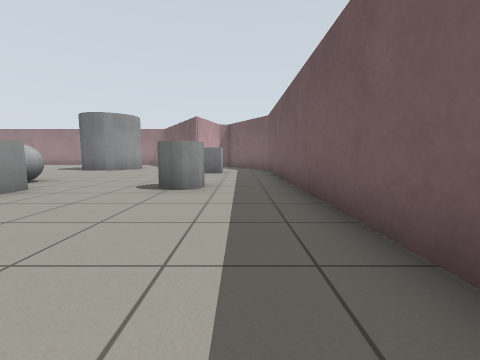
view 1 (above)

24 first-person views from a walk through a world built for the Gazebo simulator. The camera is 0.72 m above the floor, tilts 6° down and sees 90° across. The floor is counted in squares, 1 m on a side. Each view is taken from the middle of a square. On the plan, view 1 faces up. The plan holds only what a view shows up to about 9 squares ahead; the rest is blank. The place goes on beyond the plan.

view 2
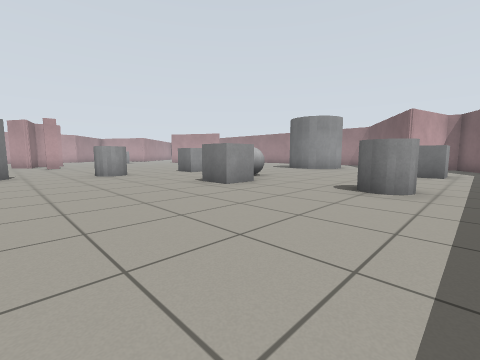

view 3
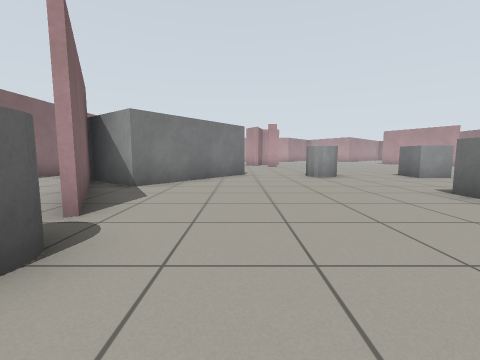

view 4
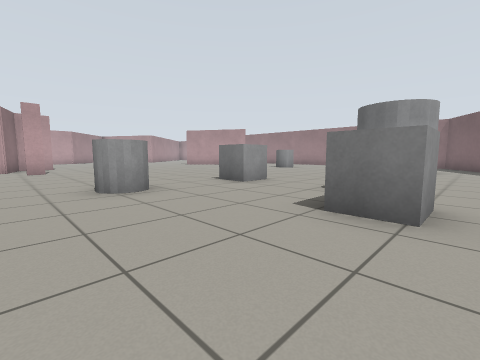

view 5
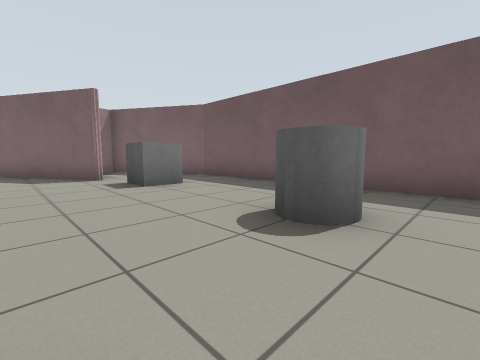

view 6
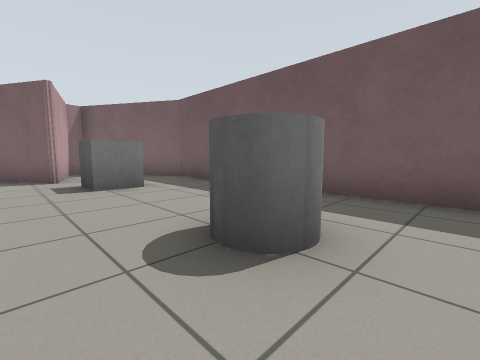

view 7
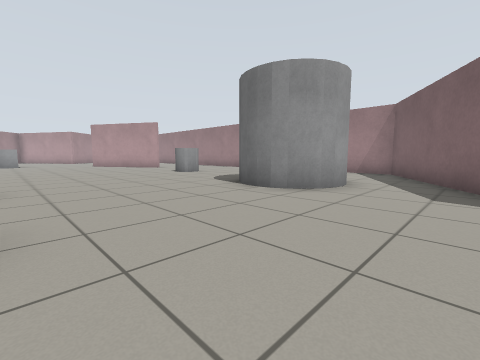

view 8
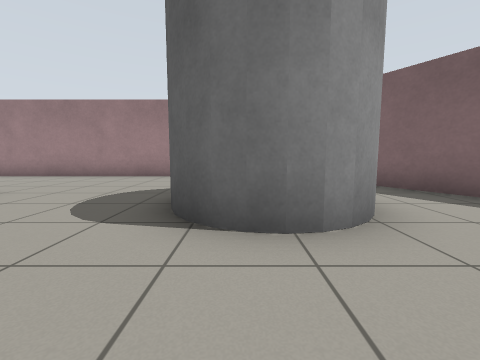

view 9
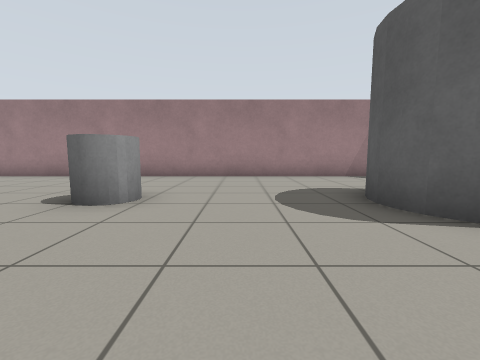

view 10
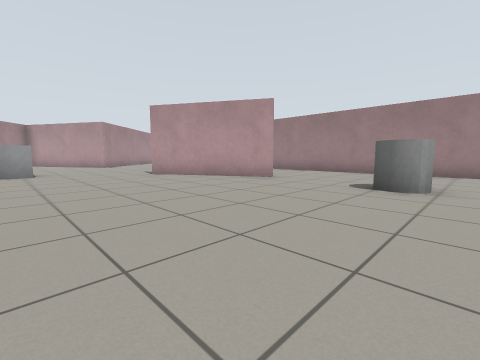

view 11
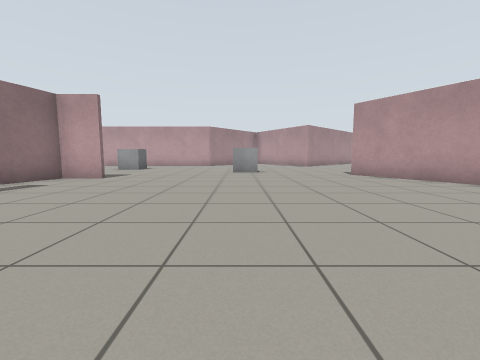

view 12
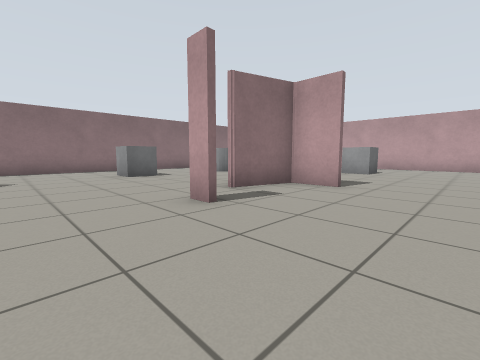

view 13
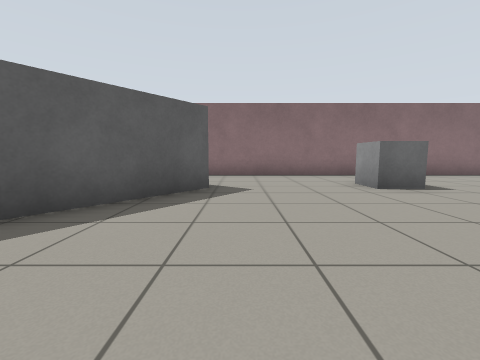

view 14
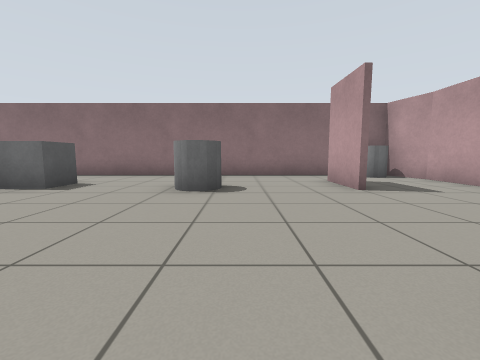

view 15
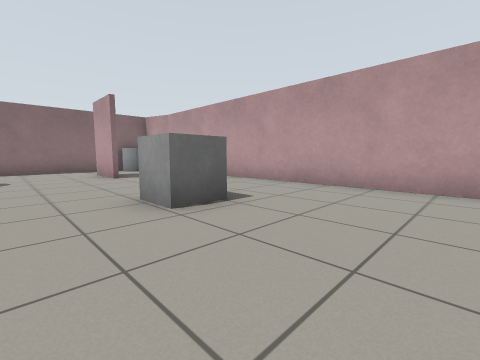

view 16
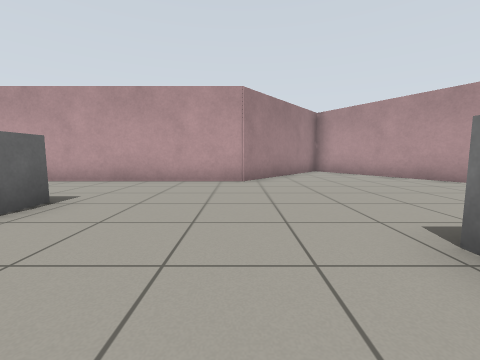

view 17
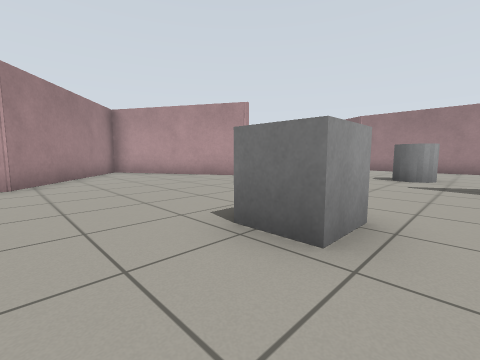

view 18
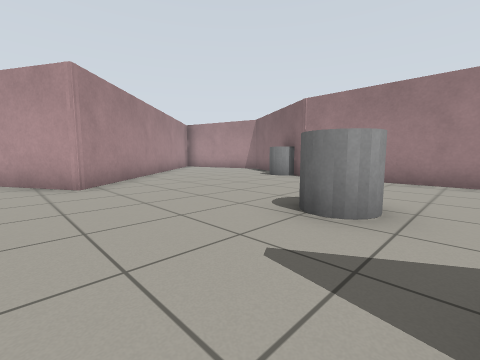

view 19
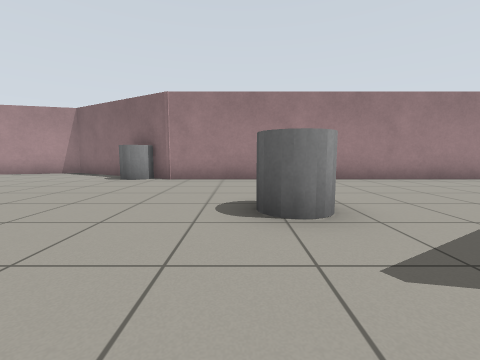

view 20
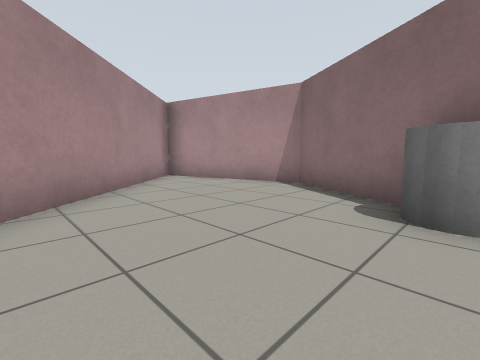

view 21
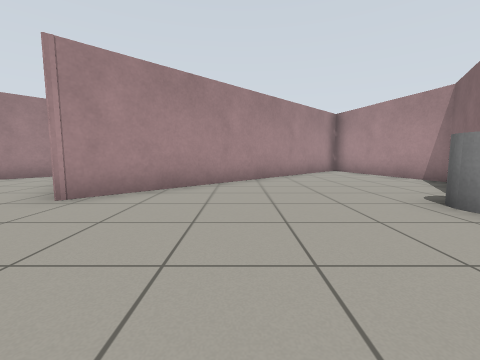

view 22
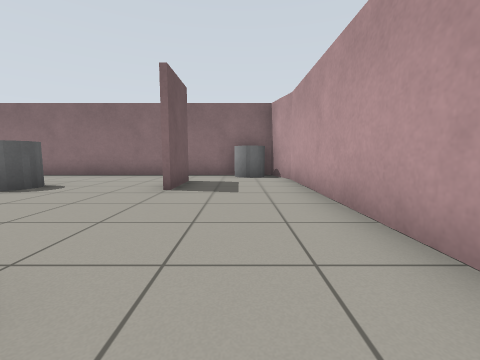

view 23
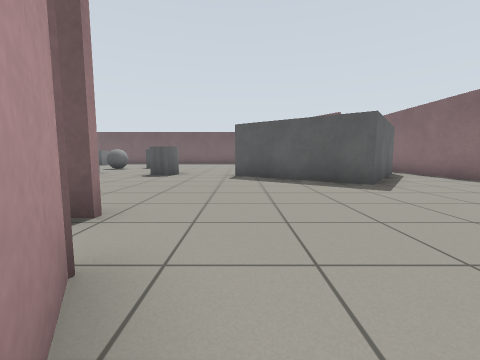

view 24
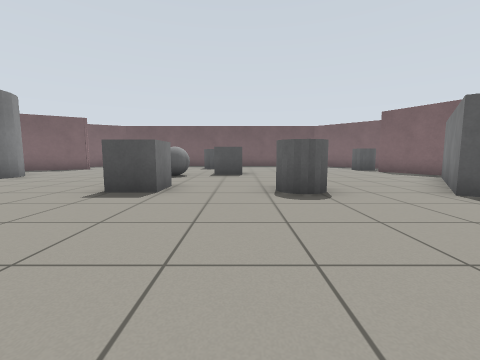

### Floor plan
Key: @ floor where view 1 was taken; # wall or solid block; . floor; B grey ball; C grey cylinder; G grey box.
Columns run from 33 left of view 1 to 2 right of it. Each row starts with its distance up from view 1.
 20      #
 19 #######
 18 #......#C
 17 ##......C####################
 16  ##..........................#
 15   ##.........................# ##
 14    ##.....................  ..##.#
 13     ##.....CC...##...C...C  C.##.##
 12      ##.......###........CCC...#..#
 11      ###......#...........CC.......#
 10     ##..........................G..#
  9    ##..............................#
  8    #...............................#
  7    ##......GG......................#
  6     ##..................G..BB...C..#
  5      ##.....................G..CC..#
  4       #.....................G......#
  3       #.................C..........#
  2       #...G....#..#................#
  1       #...G....##..................#
  0       #................G.........@
 -1       #................GGG......
 -2       #...............G  GG.##CC
 -3       #..#...C..GG...G    G##
 -4       #..#......GG....G  G##
 -5       #................GG
 -6       ##C...............G
 -7        ##################

Where each view was taken, in squares from view 1:
view 1: 0 up, 0 right, facing up
view 2: 0 up, 0 right, facing up-left
view 3: 0 up, 1 left, facing left
view 4: 1 up, 4 left, facing up-left
view 5: 4 up, 4 left, facing up-right
view 6: 4 up, 3 left, facing up-right
view 7: 7 up, 3 left, facing up-left
view 8: 9 up, 7 left, facing up
view 9: 9 up, 10 left, facing up
view 10: 7 up, 11 left, facing up-left
view 11: 7 up, 11 left, facing left
view 12: 5 up, 13 left, facing down-left
view 13: 2 up, 13 left, facing down
view 14: 2 up, 21 left, facing down
view 15: 5 up, 21 left, facing down-left
view 16: 5 up, 20 left, facing left
view 17: 5 up, 20 left, facing up-left
view 18: 10 up, 20 left, facing up-left
view 19: 10 up, 22 left, facing up
view 20: 14 up, 25 left, facing up-left
view 21: 14 up, 22 left, facing left
view 22: 2 up, 25 left, facing down
view 23: 0 up, 18 left, facing right
view 24: 4 up, 14 left, facing right
